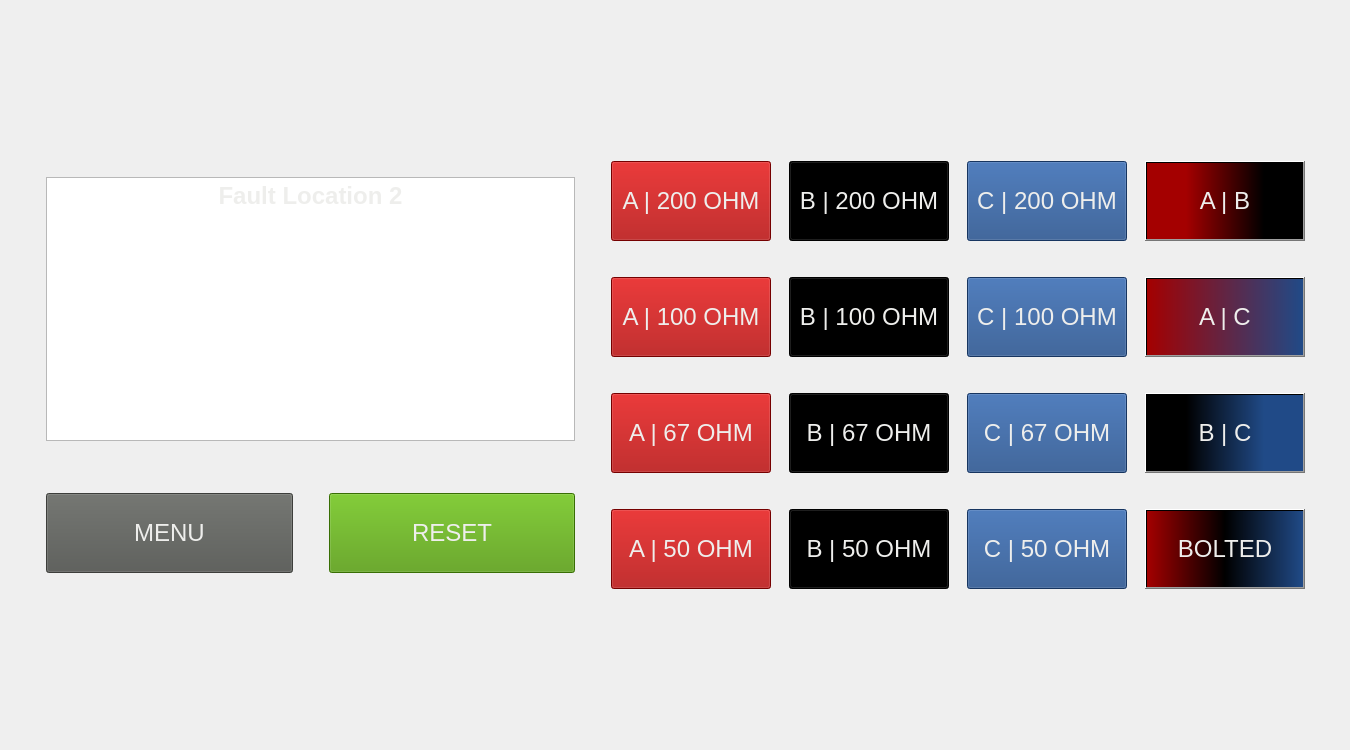
     <widget class="QWidget" name="Location2">
      <widget class="QWidget" name="gridLayoutWidget_3">
       <property name="geometry">
        <rect>
         <x>10</x>
         <y>10</y>
         <width>1331</width>
         <height>731</height>
        </rect>
       </property>
       <layout class="QGridLayout" name="gridLayout_Loc2">
        <property name="leftMargin">
         <number>36</number>
        </property>
        <property name="topMargin">
         <number>36</number>
        </property>
        <property name="rightMargin">
         <number>36</number>
        </property>
        <property name="bottomMargin">
         <number>36</number>
        </property>
        <property name="spacing">
         <number>36</number>
        </property>
        <item row="0" column="0">
         <layout class="QGridLayout" name="gridLayout_Loc2Left">
          <property name="spacing">
           <number>36</number>
          </property>
          <item row="1" column="1">
           <widget class="QPushButton" name="btn_loc2_reset">
            <property name="minimumSize">
             <size>
              <width>0</width>
              <height>80</height>
             </size>
            </property>
            <property name="font">
             <font>
              <pointsize>18</pointsize>
             </font>
            </property>
            <property name="styleSheet">
             <string notr="true">color: rgb(238, 238, 236);
background-color: rgb(78, 154, 6);</string>
            </property>
            <property name="text">
             <string>RESET</string>
            </property>
           </widget>
          </item>
          <item row="1" column="0">
           <widget class="QPushButton" name="btn_loc2_menu">
            <property name="minimumSize">
             <size>
              <width>0</width>
              <height>80</height>
             </size>
            </property>
            <property name="font">
             <font>
              <pointsize>18</pointsize>
             </font>
            </property>
            <property name="styleSheet">
             <string notr="true">background-color: rgb(85, 87, 83);
color: rgb(238, 238, 236);</string>
            </property>
            <property name="text">
             <string>MENU</string>
            </property>
           </widget>
          </item>
          <item row="0" column="0" colspan="2">
           <widget class="QTextBrowser" name="textBrowser_Loc2">
            <property name="maximumSize">
             <size>
              <width>16777215</width>
              <height>264</height>
             </size>
            </property>
            <property name="html">
             <string>&lt;!DOCTYPE HTML PUBLIC &quot;-//W3C//DTD HTML 4.0//EN&quot; &quot;http://www.w3.org/TR/REC-html40/strict.dtd&quot;&gt;
&lt;html&gt;&lt;head&gt;&lt;meta name=&quot;qrichtext&quot; content=&quot;1&quot; /&gt;&lt;style type=&quot;text/css&quot;&gt;
p, li { white-space: pre-wrap; }
&lt;/style&gt;&lt;/head&gt;&lt;body style=&quot; font-family:'Ubuntu'; font-size:11pt; font-weight:400; font-style:normal;&quot;&gt;
&lt;p align=&quot;center&quot; style=&quot; margin-top:0px; margin-bottom:0px; margin-left:0px; margin-right:0px; -qt-block-indent:0; text-indent:0px;&quot;&gt;&lt;span style=&quot; font-size:18pt; font-weight:600; color:#eeeeec;&quot;&gt;Fault Location 2&lt;/span&gt;&lt;/p&gt;
&lt;p align=&quot;center&quot; style=&quot; margin-top:0px; margin-bottom:0px; margin-left:0px; margin-right:0px; -qt-block-indent:0; text-indent:0px;&quot;&gt;&lt;img src=&quot;:/HMIbackground/FaultLoc2.png&quot; /&gt;&lt;/p&gt;&lt;/body&gt;&lt;/html&gt;</string>
            </property>
           </widget>
          </item>
         </layout>
        </item>
        <item row="0" column="1">
         <layout class="QGridLayout" name="gridLayout_Loc2Right">
          <property name="horizontalSpacing">
           <number>18</number>
          </property>
          <property name="verticalSpacing">
           <number>36</number>
          </property>
          <item row="2" column="3">
           <widget class="QPushButton" name="btn_loc2_BC">
            <property name="minimumSize">
             <size>
              <width>160</width>
              <height>80</height>
             </size>
            </property>
            <property name="maximumSize">
             <size>
              <width>160</width>
              <height>80</height>
             </size>
            </property>
            <property name="font">
             <font>
              <pointsize>18</pointsize>
             </font>
            </property>
            <property name="styleSheet">
             <string notr="true">background-color: qlineargradient(spread:pad, x1:0, y1:0, x2:1, y2:0, stop:0.25 rgba(0, 0, 0, 255), stop:0.75 rgba(32, 74, 135, 255));
color: rgb(238, 238, 236);</string>
            </property>
            <property name="text">
             <string>B | C</string>
            </property>
           </widget>
          </item>
          <item row="0" column="3">
           <widget class="QPushButton" name="btn_loc2_AB">
            <property name="minimumSize">
             <size>
              <width>160</width>
              <height>80</height>
             </size>
            </property>
            <property name="maximumSize">
             <size>
              <width>160</width>
              <height>80</height>
             </size>
            </property>
            <property name="font">
             <font>
              <pointsize>18</pointsize>
             </font>
            </property>
            <property name="styleSheet">
             <string notr="true">background-color: qlineargradient(spread:pad, x1:0, y1:0, x2:1, y2:0, stop:0.25 rgba(164, 0, 0, 255), stop:0.75 rgba(0, 0, 0, 255));
color: rgb(238, 238, 236);</string>
            </property>
            <property name="text">
             <string>A | B</string>
            </property>
           </widget>
          </item>
          <item row="2" column="2">
           <widget class="QPushButton" name="btn_loc2_C67">
            <property name="minimumSize">
             <size>
              <width>160</width>
              <height>80</height>
             </size>
            </property>
            <property name="maximumSize">
             <size>
              <width>160</width>
              <height>80</height>
             </size>
            </property>
            <property name="font">
             <font>
              <pointsize>18</pointsize>
             </font>
            </property>
            <property name="styleSheet">
             <string notr="true">color: rgb(238, 238, 236);
background-color: rgb(32, 74, 135);</string>
            </property>
            <property name="text">
             <string>C | 67 OHM</string>
            </property>
           </widget>
          </item>
          <item row="0" column="2">
           <widget class="QPushButton" name="btn_loc2_C200">
            <property name="minimumSize">
             <size>
              <width>160</width>
              <height>80</height>
             </size>
            </property>
            <property name="maximumSize">
             <size>
              <width>160</width>
              <height>80</height>
             </size>
            </property>
            <property name="font">
             <font>
              <pointsize>18</pointsize>
             </font>
            </property>
            <property name="styleSheet">
             <string notr="true">color: rgb(238, 238, 236);
background-color: rgb(32, 74, 135);</string>
            </property>
            <property name="text">
             <string>C | 200 OHM</string>
            </property>
           </widget>
          </item>
          <item row="1" column="2">
           <widget class="QPushButton" name="btn_loc2_C100">
            <property name="minimumSize">
             <size>
              <width>160</width>
              <height>80</height>
             </size>
            </property>
            <property name="maximumSize">
             <size>
              <width>160</width>
              <height>80</height>
             </size>
            </property>
            <property name="font">
             <font>
              <pointsize>18</pointsize>
             </font>
            </property>
            <property name="styleSheet">
             <string notr="true">background-color: rgb(32, 74, 135);
color: rgb(238, 238, 236);</string>
            </property>
            <property name="text">
             <string>C | 100 OHM</string>
            </property>
           </widget>
          </item>
          <item row="3" column="3">
           <widget class="QPushButton" name="btn_loc2_bolt">
            <property name="minimumSize">
             <size>
              <width>160</width>
              <height>80</height>
             </size>
            </property>
            <property name="maximumSize">
             <size>
              <width>160</width>
              <height>80</height>
             </size>
            </property>
            <property name="font">
             <font>
              <pointsize>18</pointsize>
             </font>
            </property>
            <property name="styleSheet">
             <string notr="true">background-color: qlineargradient(spread:pad, x1:0, y1:0, x2:1, y2:0, stop:0 rgba(164, 0, 0, 255), stop:0.5 rgba(0, 0, 0, 255), stop:1 rgba(32, 74, 135, 255));
color: rgb(238, 238, 236);</string>
            </property>
            <property name="text">
             <string>BOLTED</string>
            </property>
           </widget>
          </item>
          <item row="3" column="2">
           <widget class="QPushButton" name="btn_loc2_C50">
            <property name="minimumSize">
             <size>
              <width>160</width>
              <height>80</height>
             </size>
            </property>
            <property name="maximumSize">
             <size>
              <width>160</width>
              <height>80</height>
             </size>
            </property>
            <property name="font">
             <font>
              <pointsize>18</pointsize>
             </font>
            </property>
            <property name="styleSheet">
             <string notr="true">color: rgb(238, 238, 236);
background-color: rgb(32, 74, 135);</string>
            </property>
            <property name="text">
             <string>C | 50 OHM</string>
            </property>
           </widget>
          </item>
          <item row="1" column="3">
           <widget class="QPushButton" name="btn_loc2_AC">
            <property name="minimumSize">
             <size>
              <width>160</width>
              <height>80</height>
             </size>
            </property>
            <property name="maximumSize">
             <size>
              <width>160</width>
              <height>80</height>
             </size>
            </property>
            <property name="font">
             <font>
              <pointsize>18</pointsize>
             </font>
            </property>
            <property name="styleSheet">
             <string notr="true">background-color: qlineargradient(spread:pad, x1:0, y1:0, x2:1, y2:0, stop:0 rgba(164, 0, 0, 255), stop:1 rgba(32, 74, 135, 255));
color: rgb(238, 238, 236);</string>
            </property>
            <property name="text">
             <string>A | C</string>
            </property>
           </widget>
          </item>
          <item row="0" column="1">
           <widget class="QPushButton" name="btn_loc2_B200">
            <property name="minimumSize">
             <size>
              <width>160</width>
              <height>80</height>
             </size>
            </property>
            <property name="maximumSize">
             <size>
              <width>160</width>
              <height>80</height>
             </size>
            </property>
            <property name="font">
             <font>
              <pointsize>18</pointsize>
             </font>
            </property>
            <property name="styleSheet">
             <string notr="true">color: rgb(238, 238, 236);
background-color: rgb(0, 0, 0);</string>
            </property>
            <property name="text">
             <string>B | 200 OHM</string>
            </property>
           </widget>
          </item>
          <item row="0" column="0">
           <widget class="QPushButton" name="btn_loc2_A200">
            <property name="minimumSize">
             <size>
              <width>160</width>
              <height>80</height>
             </size>
            </property>
            <property name="maximumSize">
             <size>
              <width>160</width>
              <height>80</height>
             </size>
            </property>
            <property name="font">
             <font>
              <pointsize>18</pointsize>
             </font>
            </property>
            <property name="styleSheet">
             <string notr="true">color: rgb(238, 238, 236);
background-color: rgb(164, 0, 0);</string>
            </property>
            <property name="text">
             <string>A | 200 OHM</string>
            </property>
           </widget>
          </item>
          <item row="1" column="0">
           <widget class="QPushButton" name="btn_loc2_A100">
            <property name="minimumSize">
             <size>
              <width>160</width>
              <height>80</height>
             </size>
            </property>
            <property name="maximumSize">
             <size>
              <width>160</width>
              <height>80</height>
             </size>
            </property>
            <property name="font">
             <font>
              <pointsize>18</pointsize>
             </font>
            </property>
            <property name="styleSheet">
             <string notr="true">color: rgb(238, 238, 236);
background-color: rgb(164, 0, 0);</string>
            </property>
            <property name="text">
             <string>A | 100 OHM</string>
            </property>
           </widget>
          </item>
          <item row="1" column="1">
           <widget class="QPushButton" name="btn_loc2_B100">
            <property name="minimumSize">
             <size>
              <width>160</width>
              <height>80</height>
             </size>
            </property>
            <property name="maximumSize">
             <size>
              <width>160</width>
              <height>80</height>
             </size>
            </property>
            <property name="font">
             <font>
              <pointsize>18</pointsize>
             </font>
            </property>
            <property name="styleSheet">
             <string notr="true">color: rgb(238, 238, 236);
background-color: rgb(0, 0, 0);</string>
            </property>
            <property name="text">
             <string>B | 100 OHM</string>
            </property>
           </widget>
          </item>
          <item row="2" column="0">
           <widget class="QPushButton" name="btn_loc2_A67">
            <property name="minimumSize">
             <size>
              <width>160</width>
              <height>80</height>
             </size>
            </property>
            <property name="maximumSize">
             <size>
              <width>160</width>
              <height>80</height>
             </size>
            </property>
            <property name="font">
             <font>
              <pointsize>18</pointsize>
             </font>
            </property>
            <property name="styleSheet">
             <string notr="true">color: rgb(238, 238, 236);
background-color: rgb(164, 0, 0);</string>
            </property>
            <property name="text">
             <string>A | 67 OHM</string>
            </property>
           </widget>
          </item>
          <item row="2" column="1">
           <widget class="QPushButton" name="btn_loc2_B67">
            <property name="minimumSize">
             <size>
              <width>160</width>
              <height>80</height>
             </size>
            </property>
            <property name="maximumSize">
             <size>
              <width>160</width>
              <height>80</height>
             </size>
            </property>
            <property name="font">
             <font>
              <pointsize>18</pointsize>
             </font>
            </property>
            <property name="styleSheet">
             <string notr="true">color: rgb(238, 238, 236);
background-color: rgb(0, 0, 0);</string>
            </property>
            <property name="text">
             <string>B | 67 OHM</string>
            </property>
           </widget>
          </item>
          <item row="3" column="0">
           <widget class="QPushButton" name="btn_loc2_A50">
            <property name="minimumSize">
             <size>
              <width>160</width>
              <height>80</height>
             </size>
            </property>
            <property name="maximumSize">
             <size>
              <width>160</width>
              <height>80</height>
             </size>
            </property>
            <property name="font">
             <font>
              <pointsize>18</pointsize>
             </font>
            </property>
            <property name="styleSheet">
             <string notr="true">color: rgb(238, 238, 236);
background-color: rgb(164, 0, 0);</string>
            </property>
            <property name="text">
             <string>A | 50 OHM</string>
            </property>
           </widget>
          </item>
          <item row="3" column="1">
           <widget class="QPushButton" name="btn_loc2_B50">
            <property name="minimumSize">
             <size>
              <width>160</width>
              <height>80</height>
             </size>
            </property>
            <property name="maximumSize">
             <size>
              <width>160</width>
              <height>80</height>
             </size>
            </property>
            <property name="font">
             <font>
              <pointsize>18</pointsize>
             </font>
            </property>
            <property name="styleSheet">
             <string notr="true">color: rgb(238, 238, 236);
background-color: rgb(0, 0, 0);</string>
            </property>
            <property name="text">
             <string>B | 50 OHM</string>
            </property>
           </widget>
          </item>
         </layout>
        </item>
       </layout>
      </widget>
     </widget>
